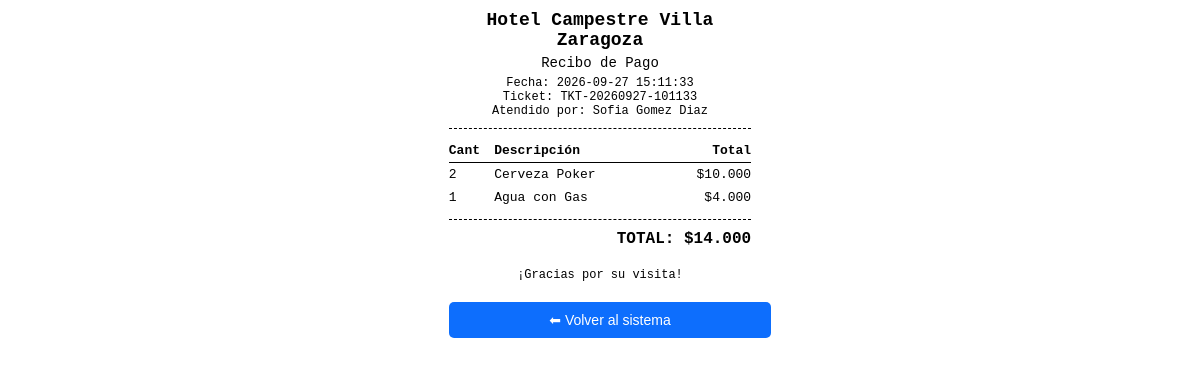
Page /factura_tienda/TKT-20260927-101133 (signed in) on the committed database.
### tables this page shows
CREATE TABLE ventas (
            id INTEGER PRIMARY KEY AUTOINCREMENT,
            producto_id INTEGER NOT NULL,
            cantidad INTEGER NOT NULL,
            total REAL NOT NULL,
            fecha TIMESTAMP DEFAULT CURRENT_TIMESTAMP, cuenta_id TEXT,
            FOREIGN KEY(producto_id) REFERENCES productos(id)
        );

### app.py (the view, shortened to what this page needs)
@app.route('/factura_tienda/<cuenta_id>')
def factura_tienda(cuenta_id):
    conn = get_db_connection()
    filas = conn.execute('''
        SELECT COALESCE(p.nombre, 'Producto Eliminado') as nombre, v.cantidad, v.total, datetime(v.fecha, 'localtime') as fecha
        FROM ventas v LEFT JOIN productos p ON v.producto_id = p.id WHERE v.cuenta_id = ?
    ''', (cuenta_id,)).fetchall()
    pasadias = conn.execute('''
        SELECT nombre, tipo, personas, ninos, total, datetime(fecha, 'localtime') as fecha
        FROM pasadias WHERE cuenta_id = ?
    ''', (cuenta_id,)).fetchall()
    conn.close()
    if not filas and not pasadias:
        return redirect(url_for('tienda'))
    items = []
    fecha_factura = ""
    if filas:
        fecha_factura = filas[0]['fecha']
        for f in filas:
            items.append({'cant': f['cantidad'], 'desc': f['nombre'], 'total': f['total']})
    total_factura = sum(i['total'] for i in items)
    return render_template('factura.html', recibo_id=cuenta_id, fecha=fecha_factura, items=items, total=total_factura)

### app.py (called while the page is built, shortened)
def get_db_connection():
    conn = sqlite3.connect(db_path)
    conn.row_factory = sqlite3.Row
    return conn

@app.before_request
def require_login():
    if request.method == 'POST':
        conn = get_db_connection()
        conn.execute("UPDATE configuracion SET valor = ? WHERE clave = 'last_update'", (str(time.time()),))
        conn.commit()
        conn.close()
    allowed_routes = ['login', 'static']
    if request.endpoint not in allowed_routes and 'usuario_id' not in session:
        return redirect(url_for('login'))

@app.context_processor
def inject_totales():
    if 'usuario_id' in session:
        conn = get_db_connection()
        turno_abierto = conn.execute("SELECT * FROM turnos WHERE estado = 'Abierto' ORDER BY id DESC LIMIT 1").fetchone()
        base_caja_hoy = 0
        gran_total_hoy = 0
        turno_id = None
        conn.close()
        return dict(gran_total_hoy=gran_total_hoy, base_caja_hoy=base_caja_hoy, turno_activo=turno_abierto is not None, turno_id=turno_id)
    return dict()

### templates/factura.html (shortened to what this page needs)
<!DOCTYPE html>
<html lang="es">
<head>
</head>
<body onload="window.print()">
    <div class="text-center border-bottom">
        <h2 style="margin:0; font-size: 18px;">Hotel Campestre Villa Zaragoza</h2>
        <p style="margin:5px 0;">Recibo de Pago</p>
        <p style="margin:0; font-size: 12px;">Fecha: {{ fecha }}</p>
        <p style="margin:0; font-size: 12px;">Ticket: {{ recibo_id }}</p>
        <p style="margin:0; font-size: 12px;">Atendido por: {{ session.get('usuario_nombre', 'Caja') }}</p>
    </div>
    <div class="border-bottom">
        <table>
            <thead>
                <tr style="border-bottom: 1px solid #000;">
                    <th style="width: 15%">Cant</th>
                    <th style="width: 50%">Descripción</th>
                    <th class="text-end" style="width: 35%">Total</th>
                </tr>
            </thead>
            <tbody>
                {% for item in items %}
                <tr>
                    <td style="vertical-align: top;">{{ item.cant }}</td>
                    <td>{{ item.desc }}</td>
                    <td class="text-end" style="vertical-align: top;">${{ "{:,.0f}".format(item.total).replace(',', '.') }}</td>
                </tr>
                {% endfor %}
            </tbody>
        </table>
    </div>
    <div class="text-end fw-bold" style="font-size: 16px; margin-top: 10px;">
        TOTAL: ${{ "{:,.0f}".format(total).replace(',', '.') }}
    </div>
    <div class="text-center" style="margin-top: 20px; font-size: 12px;">
        <p>¡Gracias por su visita!</p>
    </div>
    <a href="javascript:history.back()" class="btn-volver no-print">⬅ Volver al sistema</a>
</body>
</html>

### templates/factura.html (style rules this page uses)
body { font-family: 'Courier New', Courier, monospace; font-size: 14px; width: 80mm; margin: 0 auto; padding: 10px; color: #000; }
.text-center { text-align: center; }
.fw-bold { font-weight: bold; }
.border-bottom { border-bottom: 1px dashed #000; margin-bottom: 10px; padding-bottom: 10px; }
table { width: 100%; border-collapse: collapse; margin-top: 10px; }
th, td { text-align: left; padding: 4px 0; font-size: 13px; }
.text-end { text-align: right; }
.btn-volver { display: block; width: 100%; padding: 10px; margin-top: 20px; background-color: #0d6efd; color: white; text-align: center; text-decoration: none; font-family: Arial, sans-serif; border-radius: 5px; }

### rows in the picture
ventas: cant "2", desc "Cerveza Poker", total "10.000"
ventas: cant "1", desc "Agua con Gas", total "4.000"

### other values in the picture
{{ fecha }} "2026-09-27 15:11:33"
{{ recibo_id }} "TKT-20260927-101133"
{{ session.get('usuario_nombre', 'Caja') }} "Sofia Gomez Diaz"
{{ "{:,.0f}".format(total).replace(',', '.') }} "14.000"
